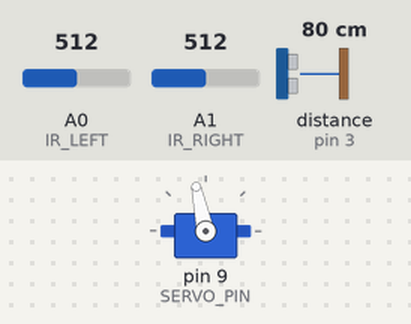
The sketch below on a simulated Arduino Uno, built with avr-gcc and run on an emulated ATmega328P. Parts: servo. Wiring (inferred from the names in the program): ultrasonic range finder: trigger pin 2; echo pin 3. Inputs (shaded band) come from the test bench; at power-on: distance to the obstacle (sensor on pin 3) 80 cm, A0 (IR_LEFT) = 512, A1 (IR_RIGHT) = 512. The echo pulse lasts 58.3 µs per cm; what the sketch prints to the serial monitor is not drawn.

Above: at 1.2 s.
1.3 s: distance to the obstacle (sensor on pin 3) set to 2 cm
2.8 s: A0 (IR_LEFT) set to 104
5.8 s: A0 (IR_LEFT) set to 88
8.8 s: A1 (IR_RIGHT) set to 109
11.8 s: A1 (IR_RIGHT) set to 92
Timing chart, 0 to 14.8 s (numbered marks = the images above; inputs shaded):
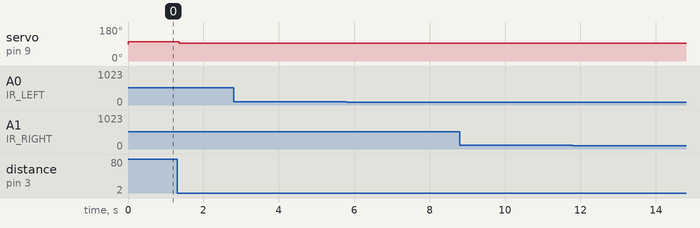

Measured:
- after the input at 1.3 s, servo on pin 9 (SERVO_PIN): 102° → 93° after 0.05 s
- after the input at 2.8 s, every drawn part: stays the same
- after the input at 5.8 s, every drawn part: stays the same
- after the input at 8.8 s, every drawn part: stays the same
- after the input at 11.8 s, every drawn part: stays the same

The sketch:

arduinonano_pump_humidifier_data.ino
```cpp
// Define pins
#define IR_LEFT A0
#define IR_RIGHT A1
#define US_TRIG 2
#define US_ECHO 3
#define SERVO_PIN 9

// Define constants
#define MAX_DISTANCE 100 // Maximum distance for ultrasonic sensor (cm)
#define TURN_SPEED 1500 // Servo speed for turning (adjust as needed)
#define FORWARD_SPEED 1600 // Servo speed for forward movement (adjust as needed)
#define STOP_SPEED 1500 // Servo speed for stop (center position)
#define IR_THRESHOLD 500 // Adjust based on your sensor readings

#include <Servo.h>

Servo servo;

void setup() {
  Serial.begin(9600);
  servo.attach(SERVO_PIN);
  pinMode(US_TRIG, OUTPUT);
  pinMode(US_ECHO, INPUT);
}

long getDistance() {
  digitalWrite(US_TRIG, LOW);
  delayMicroseconds(2);
  digitalWrite(US_TRIG, HIGH);
  delayMicroseconds(10);
  digitalWrite(US_TRIG, LOW);

  long duration = pulseIn(US_ECHO, HIGH);
  return duration / 29 / 2; // Calculate distance in cm
}

void loop() {
  int irLeft = analogRead(IR_LEFT);
  int irRight = analogRead(IR_RIGHT);
  long distance = getDistance();

  Serial.print("IR Left: ");
  Serial.print(irLeft);
  Serial.print(" IR Right: ");
  Serial.print(irRight);
  Serial.print(" Distance: ");
  Serial.println(distance);

  if (distance < 20) { // Stop if too close to an obstacle
    servo.writeMicroseconds(STOP_SPEED);
     Serial.println("Obstacle too Close");
    delay(50);
    return;
  }

  if (irLeft > IR_THRESHOLD && irRight > IR_THRESHOLD) {
    // Both sensors detect the person, move forward
    if (distance < MAX_DISTANCE) {
         servo.writeMicroseconds(FORWARD_SPEED);
          Serial.println("Moving Forward");
    } else {
        servo.writeMicroseconds(STOP_SPEED);
         Serial.println("Target too far");
    }
  } else if (irLeft > IR_THRESHOLD) {
    // Person is on the left, turn left
    servo.writeMicroseconds(TURN_SPEED - 100); // Adjust the value for turning speed
    Serial.println("Turning Left");
  } else if (irRight > IR_THRESHOLD) {
    // Person is on the right, turn right
    servo.writeMicroseconds(TURN_SPEED + 100); // Adjust the value for turning speed
     Serial.println("Turning Right");
  } else {
    // No person detected, stop
    servo.writeMicroseconds(STOP_SPEED);
     Serial.println("No Target Found");
  }
  delay(50); // Small delay for stability

}
```
